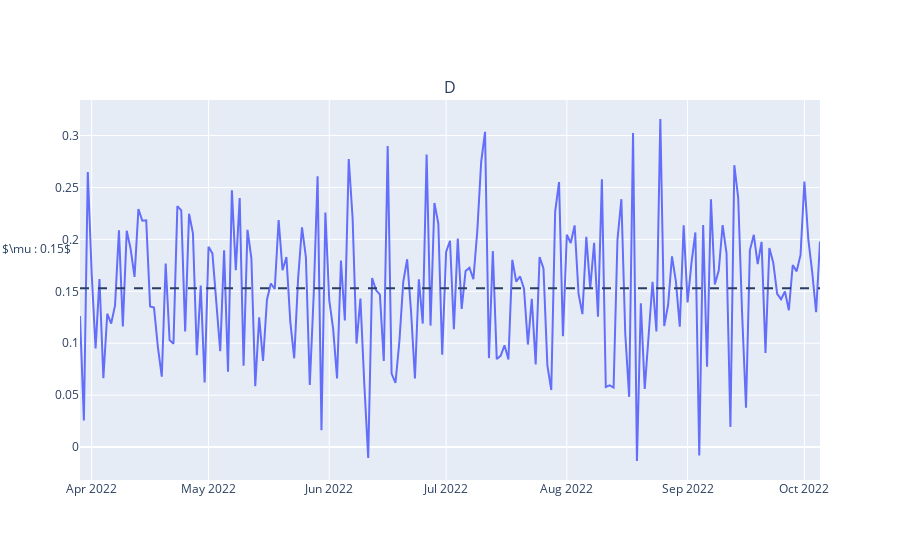

Write notebook code for a chart like this one.
### Code cell
b_date_mean = df_tag.groupby(by='Date_Tweet').mean().reset_index()
b_date_std = df_tag.groupby(by='Date_Tweet').std().reset_index()


fig = make_subplots(rows=1, cols=1,shared_xaxes=True,subplot_titles=('Daily Average Sentiment'))

fig.add_trace(
    go.Scatter(x=b_date_mean['Date_Tweet'], y=b_date_mean['Compound Sentiment'],name='Sentiment Mean'),
    row=1, col=1
)

    
# mean
fig.add_hline(y=b_date_mean['Compound Sentiment'].mean(), line_dash = 'dash', row=1, col=1)

fig.add_annotation(x=b_date_mean['Date_Tweet'].values[3], y=b_date_mean['Compound Sentiment'].mean(),
            text=r"$\mu : {:.2f}$".format(b_date_mean['Compound Sentiment'].mean()),
            showarrow=True,
            arrowhead=3,
            yshift=10)

### Figure 1 — Plotly figure (JSON) as saved in the notebook; plotly's stock layout.template omitted (floating-point values rounded to 4 significant figures; data arrays with more than 128 entries replaced by an {"elided": "..."} marker saying what was removed)
{"data": [{"name": "Sentiment Mean", "type": "scatter", "x": {"elided": "191 str values"}, "xaxis": "x", "y": {"elided": "191 float values"}, "yaxis": "y"}], "layout": {"annotations": [{"font": {"size": 16}, "showarrow": false, "text": "D", "x": 0.5, "xanchor": "center", "xref": "paper", "y": 1, "yanchor": "bottom", "yref": "paper"}, {"arrowhead": 3, "showarrow": true, "text": "$\\mu : 0.15$", "x": 1648771200000000000, "y": 0.153, "yshift": 10}], "shapes": [{"line": {"dash": "dash"}, "type": "line", "x0": 0, "x1": 1, "xref": "x domain", "y0": 0.153, "y1": 0.153, "yref": "y"}], "xaxis": {"anchor": "y", "domain": [0, 1]}, "yaxis": {"anchor": "x", "domain": [0, 1]}}}
